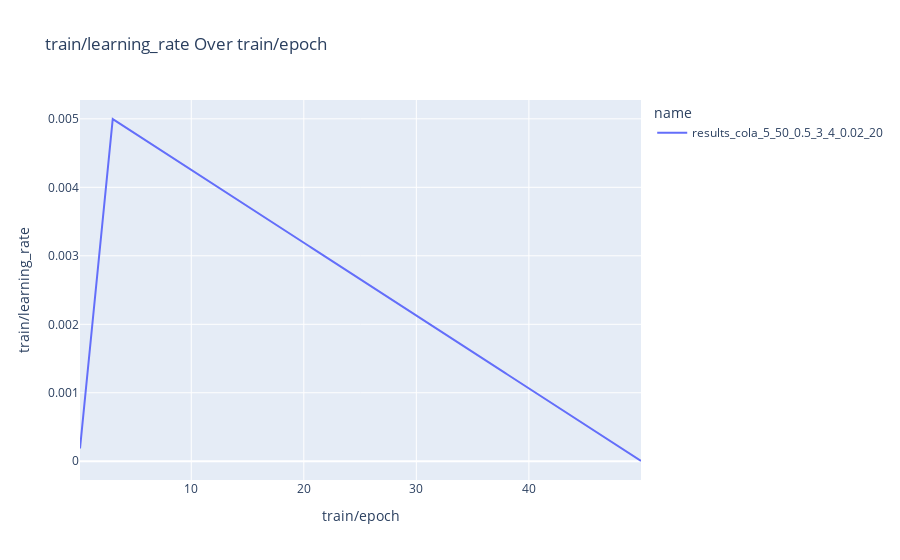

Notebook code cell kept with this figure:
### Markdown cell above
### Learning rate for all of the experiments

### Code cell
fetch_and_plot_wandb_runs(
    entity="mallahova",
    project="adalora_rank_start_40_rank_20_quadratic",
    metric="train/learning_rate",
    x_axis="train/epoch",
    interactive=True,
    num_runs=1
)

### Figure 1 — Plotly figure (JSON) as saved in the notebook; plotly's stock layout.template omitted (floating-point values rounded to 4 significant figures; data arrays with more than 128 entries replaced by an {"elided": "..."} marker saying what was removed)
{"data": [{"hovertemplate": "name=results_cola_5_50_0.5_3_4_0.02_20<br>train/epoch=%{x}<br>train/learning_rate=%{y}<extra></extra>", "legendgroup": "results_cola_5_50_0.5_3_4_0.02_20", "line": {"color": "#636efa", "dash": "solid"}, "marker": {"symbol": "circle"}, "mode": "lines", "name": "results_cola_5_50_0.5_3_4_0.02_20", "orientation": "v", "showlegend": true, "type": "scatter", "x": {"elided": "500 float values"}, "xaxis": "x", "y": {"elided": "500 float values"}, "yaxis": "y"}], "layout": {"legend": {"title": {"text": "name"}, "tracegroupgap": 0}, "title": {"text": "train/learning_rate Over train/epoch"}, "xaxis": {"anchor": "y", "domain": [0, 1], "title": {"text": "train/epoch"}}, "yaxis": {"anchor": "x", "domain": [0, 1], "title": {"text": "train/learning_rate"}}}}
